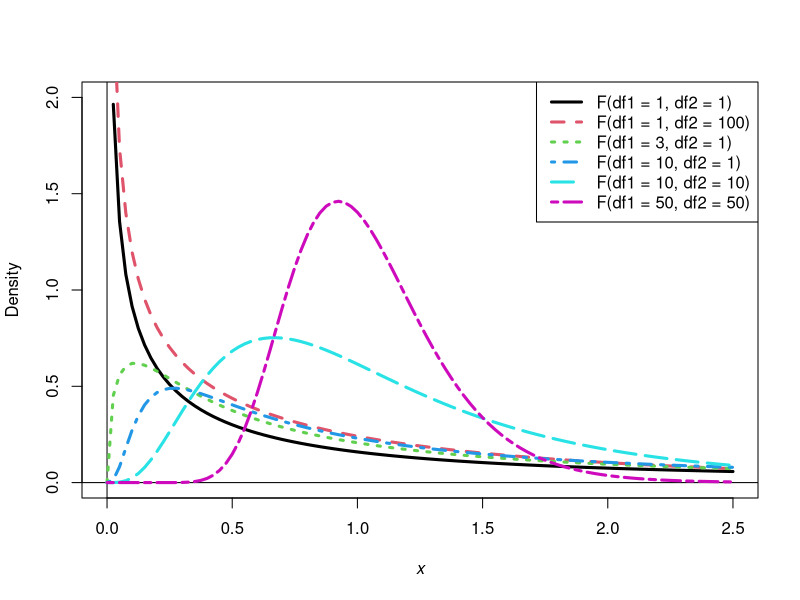
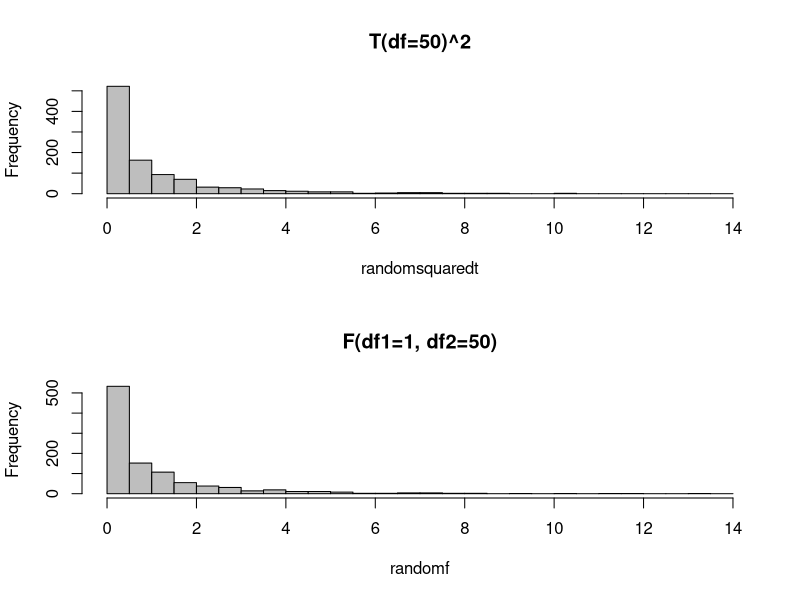
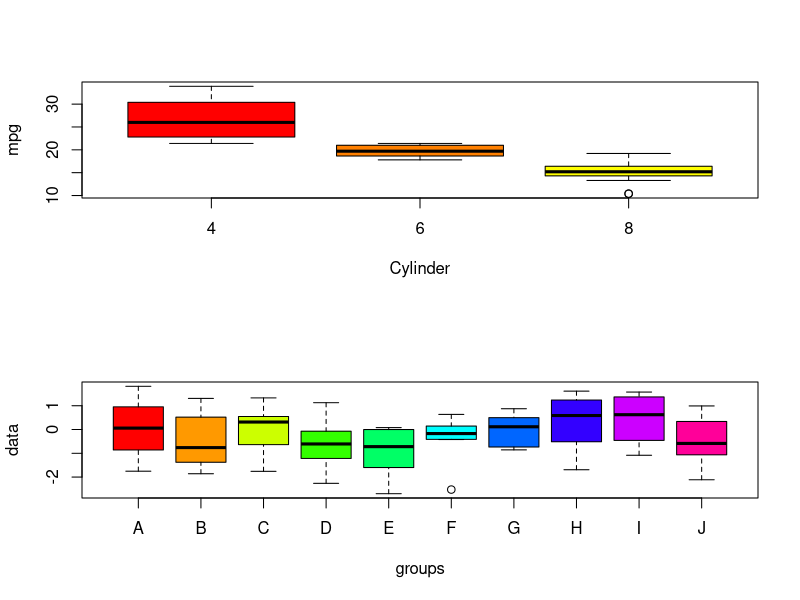
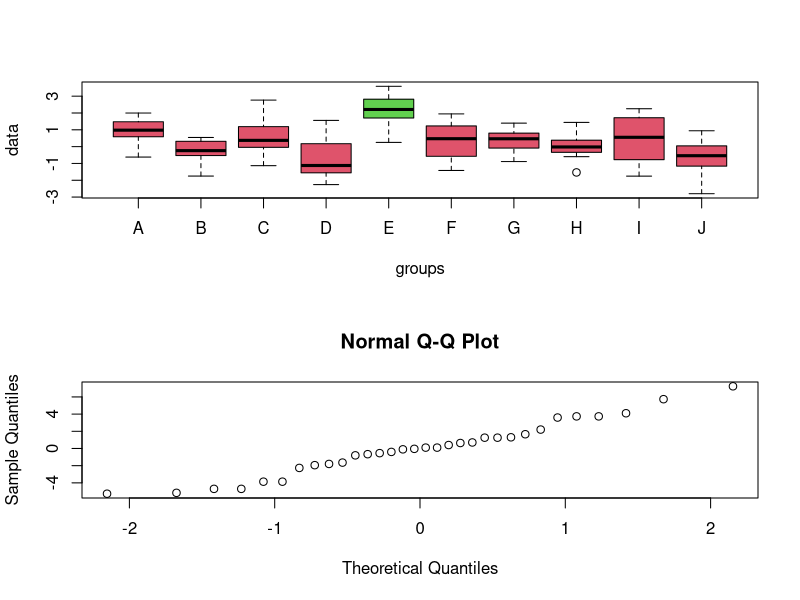
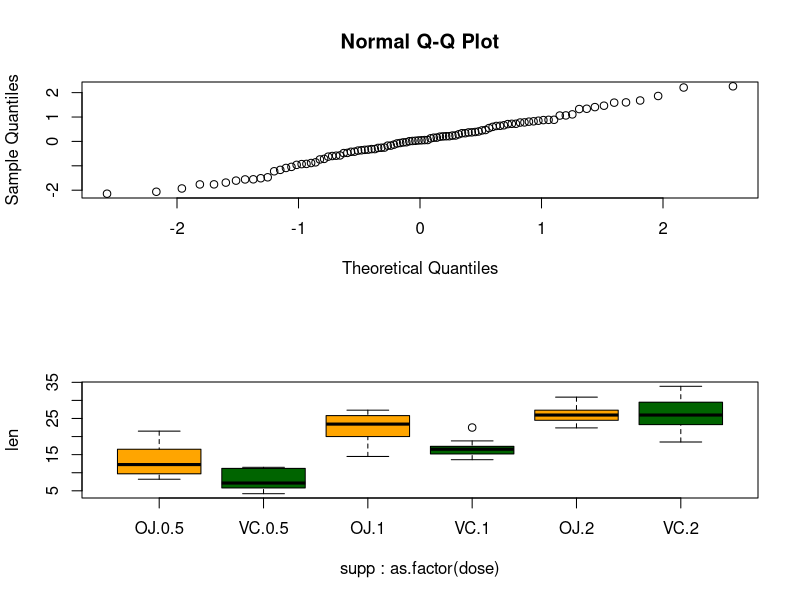
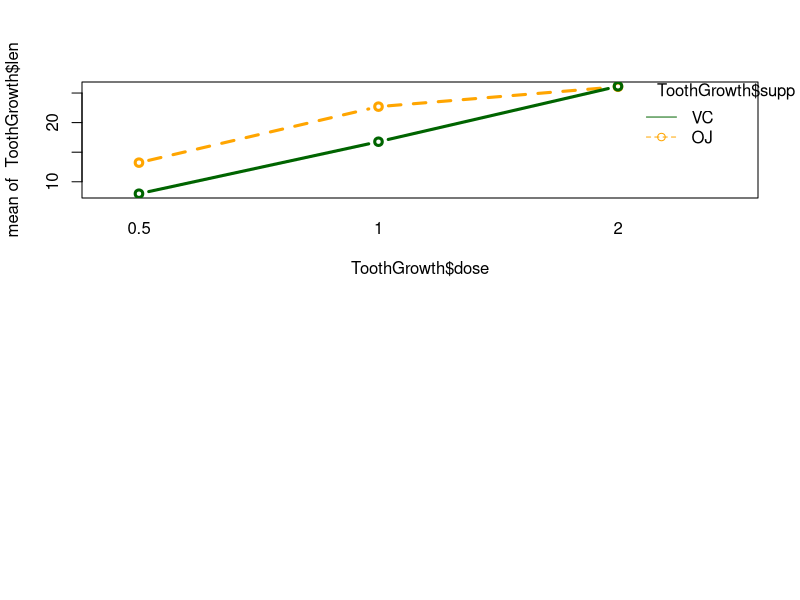

Recreate these plots in R, in order.
### The F distribution ###

?pf

df1s=c(1,  1,3,10,10,50)
df2s=c(1,100,1, 1,10,50)
curve(df(x, df1=df1s[1], df2=df2s[1]),xlim=c(0,2.5), ylim=c(0,2), lwd=3, xlab=bquote(italic(x)), ylab='Density')
abline(v=0, h=0)
for (i in 2:6) curve(df(x, df=df1s[i], df2=df2s[i]), lwd=3, col=i, lty=i, add=T)
legend('topright', lwd=3, lty=1:6, col=1:6, legend=paste('F(df1 = ',df1s,', df2 = ',df2s,')',sep=''))


# T(df=q)^2 = F(df1=1,df2=q) 
par(mfrow=c(2,1))
randomsquaredt=rt(1000,df=50)^2
randomf=rf(1000,df1=1,df2=50)
b=seq(0,ceiling(max(randomsquaredt,randomf)),by=.5)
hist(randomsquaredt, breaks=b, col='gray', main='T(df=50)^2')
hist(randomf, breaks=b, col='gray', main='F(df1=1, df2=50)')


### ANOVA data ###

attach(mtcars)

boxplot(mpg~cyl, col=heat.colors(3), xlab='Cylinder')

mean(mpg[cyl==4])
mean(mpg[cyl==6])
mean(mpg[cyl==8])     # the sample means definitely look different

sd(mpg[cyl==4])
sd(mpg[cyl==6])
sd(mpg[cyl==8])        # pretty iffy, but we'll roll with it for now


### Type I Error Rates ###
alpha=.05
1-alpha
I=3
(1-alpha)^choose(I,2)


### ANOVA ###

unique(cyl)
I = length(unique(cyl))
I

# variation between groups

groupmeans=aggregate(mpg,by=list(cyl),mean)$x
groupmeans

groupn=aggregate(mpg,by=list(cyl),length)$x
groupn

mean(mpg)

SSG=sum(groupn*(groupmeans-mean(mpg))^2)
SSG

dfG=I-1
dfG

MSG=SSG/dfG
MSG

# variation within groups

groupvars=aggregate(mpg,by=list(cyl),var)$x
groupvars

SSE=sum((groupn-1)*groupvars)
SSE

dfE=length(mpg)-I
dfE

MSE=SSE/dfE
MSE

# comparing variations

SST=sum((mpg-mean(mpg))^2)
SST
SSG+SSE

F=MSG/MSE
F

pf(F, df1=dfG, df2=dfE, lower.tail=FALSE)

# IMPORTANT: make sure your grouping variable, if numeric, 
#   is a "factor" vector (can look at dfG to double-check: should be I-1, not 1)
mpganova=aov(mpg~as.factor(cyl))
mpganova
summary(mpganova)
names(mpganova)

# Alternative approach: doesn't give quite as much stuff to work with
anova(lm(mpg~as.factor(cyl)))


# Another example (null is true, but try it -- 1/20 times, the p-value should be < .05)

data=rnorm(100)
groups=rep(LETTERS[1:10],10)

boxplot(data~groups, col=rainbow(10))

summary(aov(data~groups))
anova(lm(data~groups))

# Another example (null is *mostly* true)
data=rnorm(100,0+2*(groups=='E'))
boxplot(data~groups, col=2+(groups=='E'))
summary(aov(data~groups))


### Pairwise comparisons ###

# Could do choose(3,2) = 3 individual t-tests
t.test(mpg[cyl==4],mpg[cyl==6])$p.value
t.test(mpg[cyl==4],mpg[cyl==8])$p.value
t.test(mpg[cyl==6],mpg[cyl==8])$p.value
# or
pairwise.t.test(mpg, cyl, p.adj='none', pool.sd=FALSE)
p.vals=pairwise.t.test(mpg, cyl, p.adj='none', pool.sd=FALSE)$p.value
# In these cases, compare to adjusted alpha = .05/3 = .0167
# All pairs are different (all p < .0167)

# Bonferroni for MPGs
pairwise.t.test(mpg, cyl, p.adj='bonferroni', pool.sd=FALSE)
# Compare here to family-wise error rate of alpha=.05.
# All pairs are different (all p < .05)
# R is adjusting the p-values here using what is essentially the inverse
#   of Bonferroni's correction (it is muliplying the p-values by 3)
round(p.vals*3,5)

# Tukey for MPGs
TukeyHSD(mpganova)
# All pairs are different, though the 8-cyl and 6-cyl are the closest
# Use the family-wise alpha = .05 here, as the adjustment is already
#   happening behind the scenes: "95% family-wise confidence level"


# Bonferroni for example with one different out of 10
choose(10,2)
pairwise.t.test(data, groups, p.adj='bonferroni')
round(pairwise.t.test(data, groups, p.adj='bonferroni')$p.value,3)
# Group E is significantly different from all the other groups.
# No other pairing is significantly different.
# (Your results may vary)

# Tukey for example with one different out of 10
TukeyHSD(aov(data~groups))
round(TukeyHSD(aov(data~groups))$groups,2)
# Same story
# (Your results may vary)


### Checking Normality of Residuals ###

# For MPGs
qqnorm(mpganova$residuals)
# Doesn't look too bad here, though the equal variances thing is still iffy

# For example with 1/10 different
qqnorm(aov(data~groups)$res)


### A "preview" of Two-Way ANOVA ###

# Two-way anova model for mpg based on cyl & gear 
mpgtwoway=aov(mpg~as.factor(cyl)*as.factor(gear))
summary(mpgtwoway)

# The third grouping variable which includes both cyl & gear is called the "interaction"
# Notice that the SS for cyl is the same as it was before.
# Now some of the SSE from before is included in the SS for gear and the cyl:gear interaction
# However, neither of those has a very large test statistic (its SS / SEE),
#   so neither gear, nor gear interacting with cyl, has a signficant effect on mpg

mpgtwowaynoint=aov(mpg~as.factor(cyl)+as.factor(gear))
summary(mpgtwowaynoint)
# Removing the insignificant interaction doesn't change much.
# Its SS gets absorbed back into SSE.
# SSE is a way to account for all the variation from things we aren't accounting for.


### Another Two-Way ANOVA Example ###

ToothGrowth
?ToothGrowth

boxplot(len~supp+as.factor(dose), col=c('orange','darkgreen'), data=ToothGrowth)
# It looks like higher doses => more growth
# For a dose of 2, OJ seems roughly equal to VC,
#   but for the lower doses, OJ seems more effective

summary(aov(len~supp*as.factor(dose), data=ToothGrowth))
# We have a significant interaction along with very significant
#   "main effects" (the individual factors, supp and dose)
# What does this significant interaction mean?

interaction.plot(x.factor=ToothGrowth$dose,
                 trace.factor=ToothGrowth$supp,
                 response=ToothGrowth$len,
                 col=c('orange','darkgreen'), lwd=3, type='b', pch=1)
# The effect of dose on len is pretty clear (both lines are increasing)
# The effect of supp on len is mostly clear (both lines are mostly separated)
# But the effect of supp depends on dose, or vice versa (the lines are not parallel)
